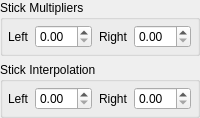
                <widget class="QWidget" name="keyboard_page">
                 <layout class="QVBoxLayout" name="keyboard_page_layout">
                  <property name="leftMargin">
                   <number>0</number>
                  </property>
                  <property name="topMargin">
                   <number>0</number>
                  </property>
                  <property name="rightMargin">
                   <number>0</number>
                  </property>
                  <property name="bottomMargin">
                   <number>0</number>
                  </property>
                  <item>
                   <widget class="QGroupBox" name="gb_kb_stick_multi">
                    <property name="title">
                     <string>Stick Multipliers</string>
                    </property>
                    <layout class="QHBoxLayout" name="gb_kb_stick_multi_layout">
                     <property name="leftMargin">
                      <number>5</number>
                     </property>
                     <property name="topMargin">
                      <number>5</number>
                     </property>
                     <property name="rightMargin">
                      <number>5</number>
                     </property>
                     <property name="bottomMargin">
                      <number>5</number>
                     </property>
                     <item>
                      <widget class="QLabel" name="label_kb_stick_multi_left">
                       <property name="text">
                        <string>Left</string>
                       </property>
                      </widget>
                     </item>
                     <item>
                      <widget class="QDoubleSpinBox" name="kb_stick_multi_left">
                       <property name="singleStep">
                        <double>0.100000000000000</double>
                       </property>
                      </widget>
                     </item>
                     <item>
                      <spacer name="spacer_kb_stick_multi_left">
                       <property name="orientation">
                        <enum>Qt::Horizontal</enum>
                       </property>
                       <property name="sizeHint" stdset="0">
                        <size>
                         <width>0</width>
                         <height>0</height>
                        </size>
                       </property>
                      </spacer>
                     </item>
                     <item>
                      <widget class="QLabel" name="label_kb_stick_multi_right">
                       <property name="text">
                        <string>Right</string>
                       </property>
                      </widget>
                     </item>
                     <item>
                      <widget class="QDoubleSpinBox" name="kb_stick_multi_right">
                       <property name="singleStep">
                        <double>0.100000000000000</double>
                       </property>
                      </widget>
                     </item>
                     <item>
                      <spacer name="spacer_kb_stick_multi_right">
                       <property name="orientation">
                        <enum>Qt::Horizontal</enum>
                       </property>
                       <property name="sizeHint" stdset="0">
                        <size>
                         <width>0</width>
                         <height>0</height>
                        </size>
                       </property>
                      </spacer>
                     </item>
                    </layout>
                   </widget>
                  </item>
                  <item>
                   <widget class="QGroupBox" name="gb_stick_lerp">
                    <property name="title">
                     <string>Stick Interpolation</string>
                    </property>
                    <layout class="QHBoxLayout" name="gb_stick_lerp_layout">
                     <property name="leftMargin">
                      <number>5</number>
                     </property>
                     <property name="topMargin">
                      <number>5</number>
                     </property>
                     <property name="rightMargin">
                      <number>5</number>
                     </property>
                     <property name="bottomMargin">
                      <number>5</number>
                     </property>
                     <item>
                      <widget class="QLabel" name="left_stick_lerp_label">
                       <property name="text">
                        <string>Left</string>
                       </property>
                      </widget>
                     </item>
                     <item>
                      <widget class="QDoubleSpinBox" name="left_stick_lerp">
                       <property name="singleStep">
                        <double>0.100000000000000</double>
                       </property>
                      </widget>
                     </item>
                     <item>
                      <spacer name="horizontalSpacer_27">
                       <property name="orientation">
                        <enum>Qt::Horizontal</enum>
                       </property>
                       <property name="sizeType">
                        <enum>QSizePolicy::MinimumExpanding</enum>
                       </property>
                       <property name="sizeHint" stdset="0">
                        <size>
                         <width>0</width>
                         <height>0</height>
                        </size>
                       </property>
                      </spacer>
                     </item>
                     <item>
                      <widget class="QLabel" name="right_stick_lerp_label">
                       <property name="text">
                        <string>Right</string>
                       </property>
                      </widget>
                     </item>
                     <item>
                      <widget class="QDoubleSpinBox" name="right_stick_lerp">
                       <property name="singleStep">
                        <double>0.100000000000000</double>
                       </property>
                      </widget>
                     </item>
                     <item>
                      <spacer name="horizontalSpacer_28">
                       <property name="orientation">
                        <enum>Qt::Horizontal</enum>
                       </property>
                       <property name="sizeType">
                        <enum>QSizePolicy::MinimumExpanding</enum>
                       </property>
                       <property name="sizeHint" stdset="0">
                        <size>
                         <width>0</width>
                         <height>0</height>
                        </size>
                       </property>
                      </spacer>
                     </item>
                    </layout>
                   </widget>
                  </item>
                  <item>
                   <spacer name="keyboard_page_spacer">
                    <property name="orientation">
                     <enum>Qt::Vertical</enum>
                    </property>
                    <property name="sizeType">
                     <enum>QSizePolicy::MinimumExpanding</enum>
                    </property>
                    <property name="sizeHint" stdset="0">
                     <size>
                      <width>0</width>
                      <height>0</height>
                     </size>
                    </property>
                   </spacer>
                  </item>
                 </layout>
                </widget>
